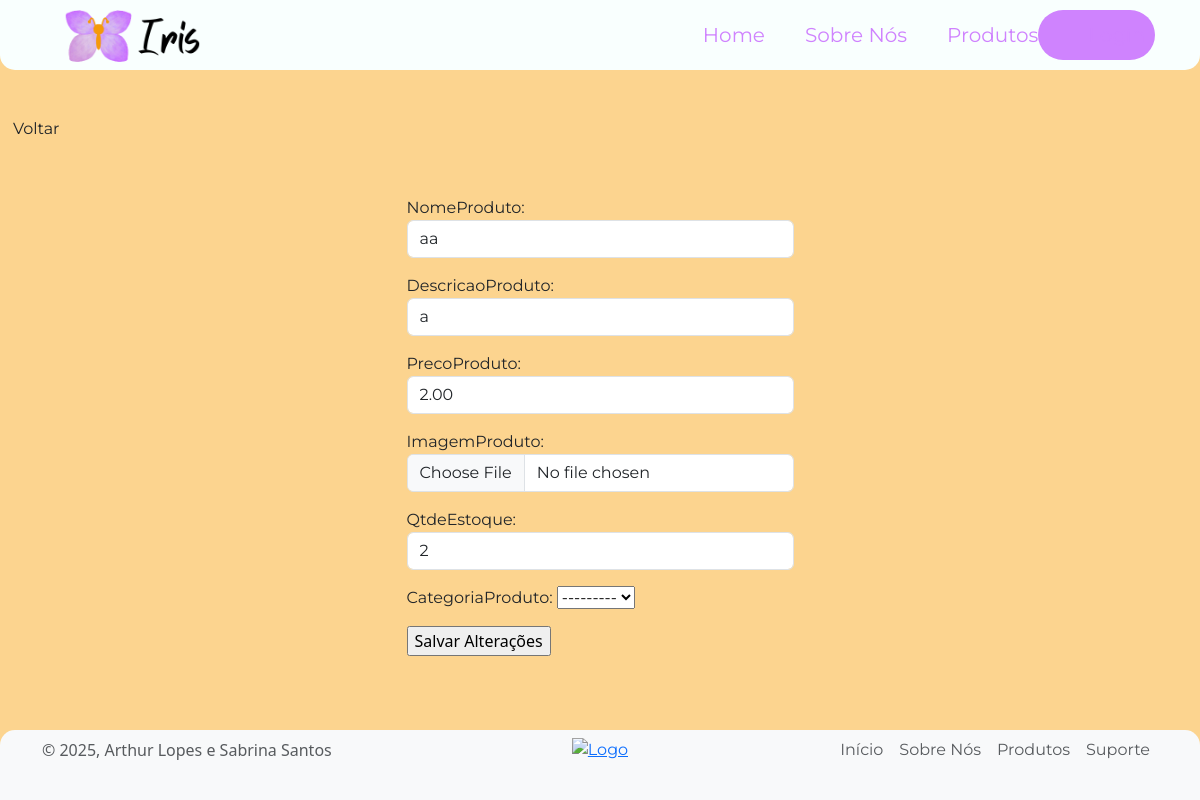
Page /editar-produto/1 on the committed database.
### app/models.py (models this page shows)
class Produto(models.Model):
    nomeProduto = models.CharField(max_length = 200)
    descricaoProduto = models.TextField()
    precoProduto = models.DecimalField(max_digits=10, decimal_places=2)
    imagemProduto = models.ImageField(upload_to='imagens/')
    qtdeEstoque = models.IntegerField()
    categoriaProduto = models.ForeignKey(Categoria, on_delete=models.SET_NULL, null=True, blank=True)

### app/views.py (the view)
# urls.py: path('editar-produto/<int:id_produto>', views.editarProduto, name="editarProduto" ),
def editarProduto(request, id_produto):
    produto = Produto.objects.get(id=id_produto)
    formProd = formProduto(request.POST or None, request.FILES or None,instance=produto)
    if request.POST:
        if formProd.is_valid():
            formProd.save()
            return redirect("listarProdutos")
    return render(request, "editar-produto.html", {'form': formProd})

### app/forms.py
class formProduto(forms.ModelForm):
    class Meta:
        model = Produto
        fields = ('nomeProduto', 'descricaoProduto', 'precoProduto', 'imagemProduto', 'qtdeEstoque', 'categoriaProduto')
        widgets = {
            'nomeProduto' : forms.TextInput(attrs={'class': 'form-control mb-3', 'placeholder': 'nome do produto'}),
            'descricaoProduto': forms.TextInput(attrs={'class': 'form-control mb-3', 'placeholder': 'descrição' }),
            'precoProduto': forms.NumberInput(attrs={'class': 'form-control mb-3', 'placeholder': 'Preço'}),
            'imagemProduto': forms.FileInput(attrs={'class': 'form-control mb-3', 'placeholder': 'descrição' }),
            'qtdeEstoque': forms.NumberInput(attrs={'class': 'form-control mb-3', 'placeholder': 'Produto em estoque' }),
            'categoriaProduto': forms.Select(attrs={'placeholder': 'Selecione uma categoria'}),
        }

### app/templates/editar-produto.html (shortened to what this page needs)
{% extends "template.html" %}
{% load static %}
{% block 'main' %}
<a href="{% url 'dashboard' %}"><button id="btnVoltar" class="btn ">Voltar</button></a>
<div class="container mt-5 d-flex align-items-center justify-content-center" >
    <form method="POST" id="ContainerLogin" enctype="multipart/form-data">
        <div class="form-group">
        {{ form.as_p }}
    </div>
        <input type="submit" value="Salvar Alterações"  id="btnCadastrar">
    </form>
</div>
{% endblock %}

### app/static/css/estilo.css (style rules this page uses)
body { margin: 0; padding-top: 80px; background-color: #fcd48f; }
a, p, button { font-family: "Montserrat", sans-serif; font-optical-sizing: auto; font-weight: 400; }

### rows in the picture
Produto: nomeProduto "aa", descricaoProduto "a", precoProduto "2.00", qtdeEstoque "2", categoriaProduto "---------"
